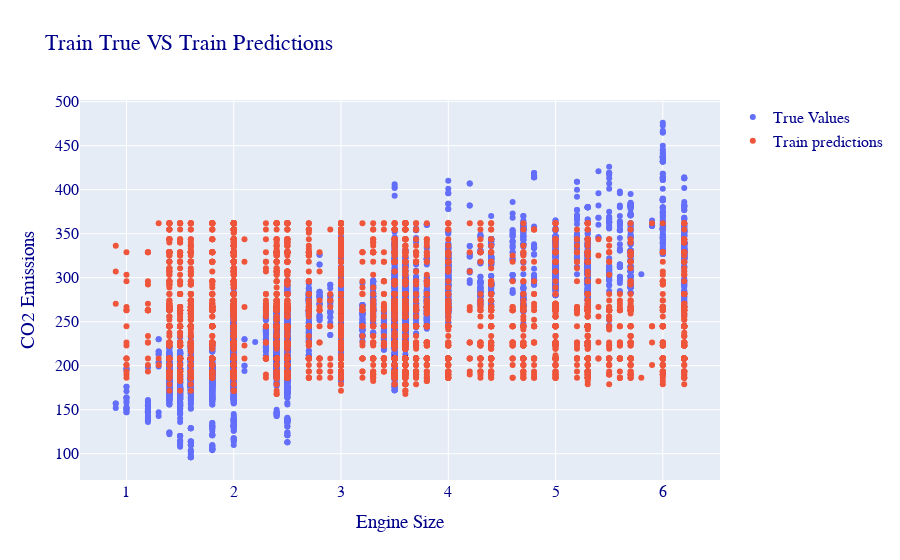

The code cell stored with this chart in its notebook:
### Markdown cell above
We can compare the MSE error in training and test data to determine if our model is good or not:

- **Underfitting** -> test/validation and training error
- **Overfitting** -> test/validation error is high, training error low
- **Good fit** -> test/validation error low, slightly higher than training error
- **Unknow fit** -> test/validation error low, training error high

### Code cell
fig = go.Figure()

fig.add_trace(
    go.Scatter(x=co2_df['EngineSize'], y=co2_df['Co2Emissions'], mode='markers', name='True Values')
)
fig.add_trace(
    go.Scatter(x=co2_df['EngineSize'], y=train_preds, mode='markers', name='Train predictions')
)
fig.update_layout(title_text='Train True VS Train Predictions',
                 xaxis_title='Engine Size',
                 yaxis_title='CO2 Emissions',
                 font= dict(
                 family='Arial',
                 size=16,
                 color='darkblue'))
fig.show()

### Figure 1 — Plotly figure (JSON) as saved in the notebook; plotly's stock layout.template omitted (floating-point values rounded to 4 significant figures; data arrays with more than 128 entries replaced by an {"elided": "..."} marker saying what was removed)
{"data": [{"mode": "markers", "name": "True Values", "type": "scatter", "x": {"elided": "7248 float values"}, "y": {"elided": "7248 int values"}}, {"mode": "markers", "name": "Train predictions", "type": "scatter", "x": {"elided": "7248 float values"}, "y": {"elided": "5798 float values"}}], "layout": {"autosize": true, "font": {"color": "darkblue", "family": "Arial", "size": 16}, "title": {"text": "Train True VS Train Predictions"}, "xaxis": {"autorange": true, "range": [0.5626, 6.537], "title": {"text": "Engine Size"}, "type": "linear"}, "yaxis": {"autorange": true, "range": [64.64, 507.4], "title": {"text": "CO2 Emissions"}, "type": "linear"}}}
